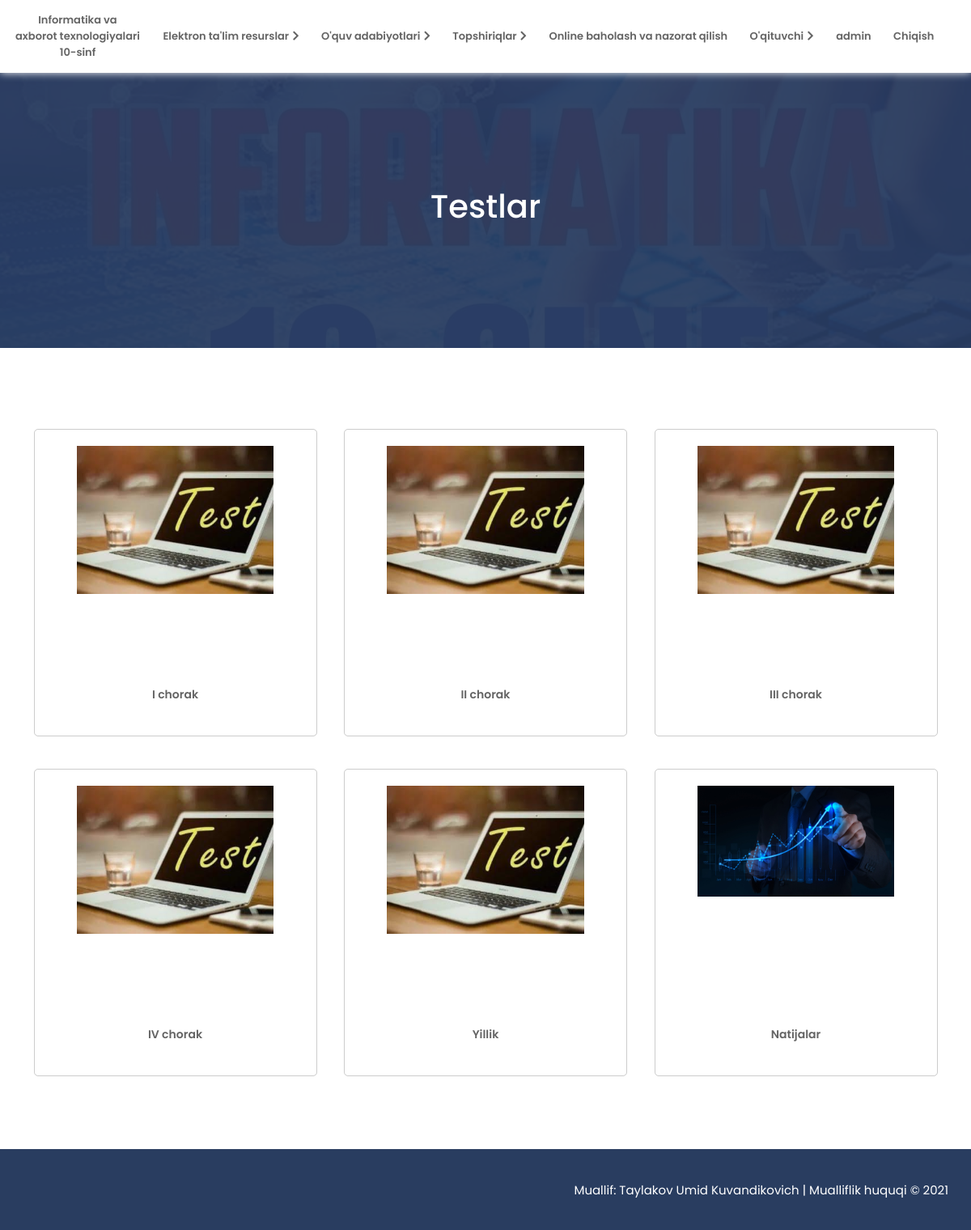
The page /chorak/ (signed in) on the database its author committed.
### app/models.py (models this page shows, shortened)
class QuizModel(models.Model):
    title = models.CharField(max_length=50)

### app/views.py (the view)
# urls.py: path('chorak/', qiuz, name='quiz'),
def qiuz(request):
    quizs = QuizModel.objects.all()
    context = {
        'quizs': quizs
    }
    return render(request, 'quiz.html', context)

### templates/quiz.html (shortened to what this page needs)
{% extends 'base.html' %}
{% load static %}
{% block body %}
    <section class="text-book__section">
        <div class="container center-center">
            <div class="presintation-title">
                <h3>
                    Testlar
                </h3>
            </div>
        </div>
    </section>
    <section class="sample-container textbooks">
        <div class="container center-space__evenly">
            {% for quiz in quizs %}
                <a href="{% url 'quistion' quiz.id %}">
                    <div class="book-sample center-space__between">
                        <div class="book-img center-center">
                            <img src="{% static 'img/test.jpg' %}" alt="">
                        </div>
                        <div class="book-title__box center-center">
                            <h4 class="book-title">
                                {{ quiz.title }}
                            </h4>
                        </div>
                    </div>
                </a>
            {% endfor %}
            <a href="{% url 'result_list' %}">
                <div class="book-sample center-space__between">
                    <div class="book-img center-center">
                        <img src="{% static 'img/result.jpg' %}" alt="">
                    </div>
                    <div class="book-title__box center-center">
                        <h4 class="book-title">
                            Natijalar
                        </h4>
                    </div>
                </div>
            </a>
        </div>
    </section>
{% endblock %}

### templates/base.html (shortened to what this page needs)
{% load static %}
<!DOCTYPE html>
<html lang="en">
<head>
    <link rel="stylesheet" href="{% static 'css/main.css' %}">
    <link rel="stylesheet" href="https://cdnjs.cloudflare.com/ajax/libs/font-awesome/5.15.4/css/all.min.css"
/>
</head>
<body>
<header class="header" id="header">
    <div class="container ">
        <nav class="menu center-space__evenly">
            <div class="logo center-center">
                <a href="{% url 'index' %}" class="logo-link">
                    Informatika va <br> axborot texnologiyalari <br> 10-sinf
                </a>
            </div>
            <div class="menu-items center-space__evenly">
                <div class="dropdown">
                    <button class="dropbtn">Elektron ta'lim resurslar</button>
                    <i class="fas fa-chevron-right"></i>
                </div>
                <div class="dropdown">
                    <button class="dropbtn">O'quv adabiyotlari</button>
                    <i class="fas fa-chevron-right"></i>
                </div>
                <div class="dropdown">
                    <button class="dropbtn">Topshiriqlar</button>
                    <i class="fas fa-chevron-right"></i>
                </div>
                <div class="dropdown">
                    <a href="{% url 'quiz' %}" class="dropbtn drop-link">Online baholash va nazorat qilish</a>
                </div>
                <div class="dropdown">
                    <button class="dropbtn">O'qituvchi</button>
                    <i class="fas fa-chevron-right"></i>
                </div>
                {% if user.is_authenticated %}
                    <div class="dropdown">
                        <a href="#" class="dropbtn drop-link">{{ user.username }}</a>
                    </div>
                    <div class="dropdown">
                        <a href="{% url 'logout' %}" class="dropbtn drop-link">Chiqish</a>
                    </div>
                {% else %}
                    <div class="dropdown">
                        <a href="{% url 'login' %}" class="dropbtn drop-link">Kirish</a>
                    </div>
                {% endif %}
            </div>
        </nav>
    </div>
</header>
{% block body %}
{% endblock %}
<footer class="footer">
    <div class="container center-center">
        <h3 class="footer-title">
            Muallif: Taylakov Umid Kuvandikovich | Mualliflik huquqi &copy; 2021
        </h3>
    </div>
</footer>
</body>
</html>

### static/css/main.css (style rules this page uses)
* { margin: 0; padding: 0; box-sizing: border-box; font-family: "Poppins", sans-serif; }
.container { width: 1180px; margin: 0 auto; }
a { text-decoration: none; }
.center-center { display: flex; align-items: center; justify-content: center; }
.center-space__between { display: flex; align-items: center; justify-content: space-between; }
.center-space__evenly { display: flex; align-items: center; justify-content: space-evenly; }
.header { width: 100%; background-color: rgba(255, 255, 255, 0.5); box-shadow: 0 0 10px #ffffff; padding: 15px 0; position: fixed; left: 0; top: 0; z-index: 100; background-color: #ffffff; }
.header .container .menu { width: 100%; }
.menu .logo { width: 180px; }
.logo .logo-link { text-align: center; font-size: 13px; font-weight: 600; color: #646464; transition: 0.5s; white-space: nowrap; }
.header .container .menu .menu-items { width: 100%; }
.dropbtn { color: #646464; padding: 10px 0; font-size: 13px; font-weight: 600; border: none; cursor: pointer; background-color: transparent; transition: 0.5s; }
.dropbtn.drop-link { display: block; }
.dropdown { position: relative; display: inline-block; }
.dropdown i { font-size: 13px; font-weight: 600; color: #646464; transition: 0.5s; cursor: pointer; }
.footer { margin-top: 70px; width: 100%; background-color: #293d60; }
.footer .container { height: 100px; padding: 0 10px; }
.footer .container .footer-title { width: 100%; font-size: 15px; color: #ffffff; font-weight: 400; text-align: right; }
.presintation-title { position: absolute; }
.presintation-title h3 { text-align: center; font-size: 40px; font-weight: 500; color: #ffffff; }
.sample-container { margin-top: 80px; }
.sample-container .container { min-height: 300px; flex-wrap: wrap; }
.sample-container.textbooks .container a .book-sample { width: 350px; max-width: 400px; min-height: 380px; flex-direction: column; border: 1px solid rgba(0, 0, 0, 0.2); border-radius: 5px; margin: 20px 10px; transition: 0.5s; }
.book-sample .book-img { width: 70%; height: auto; margin: 20px auto 0; }
.book-sample .book-img img { width: 100%; height: 100%; }
.book-sample .book-title__box { width: 100%; padding: 20px; padding-bottom: 40px; }
.book-sample .book-title__box .book-title { text-align: center; font-size: 14px; font-weight: 600; color: #646464; transition: 0.5s; }
.text-book__section { width: 100%; margin-top: 80px; background-image: url("../img/banner.jpg"); background-repeat: no-repeat; background-position: center top; background-size: cover; position: relative; }
.text-book__section::before { width: 100%; height: 100%; content: ""; position: absolute; left: 0; top: 0; background-color: #293d60; opacity: 0.95; }
.text-book__section .container { min-height: 350px; }
@media only screen and (max-width: 1200px) { .container { width: 97%; } }

### rows shown on the page
QuizModel: title "I chorak"
QuizModel: title "II chorak"
QuizModel: title "III chorak"
QuizModel: title "IV chorak"
QuizModel: title "Yillik"

### other values the page prints
{{ user.username }} "admin"
